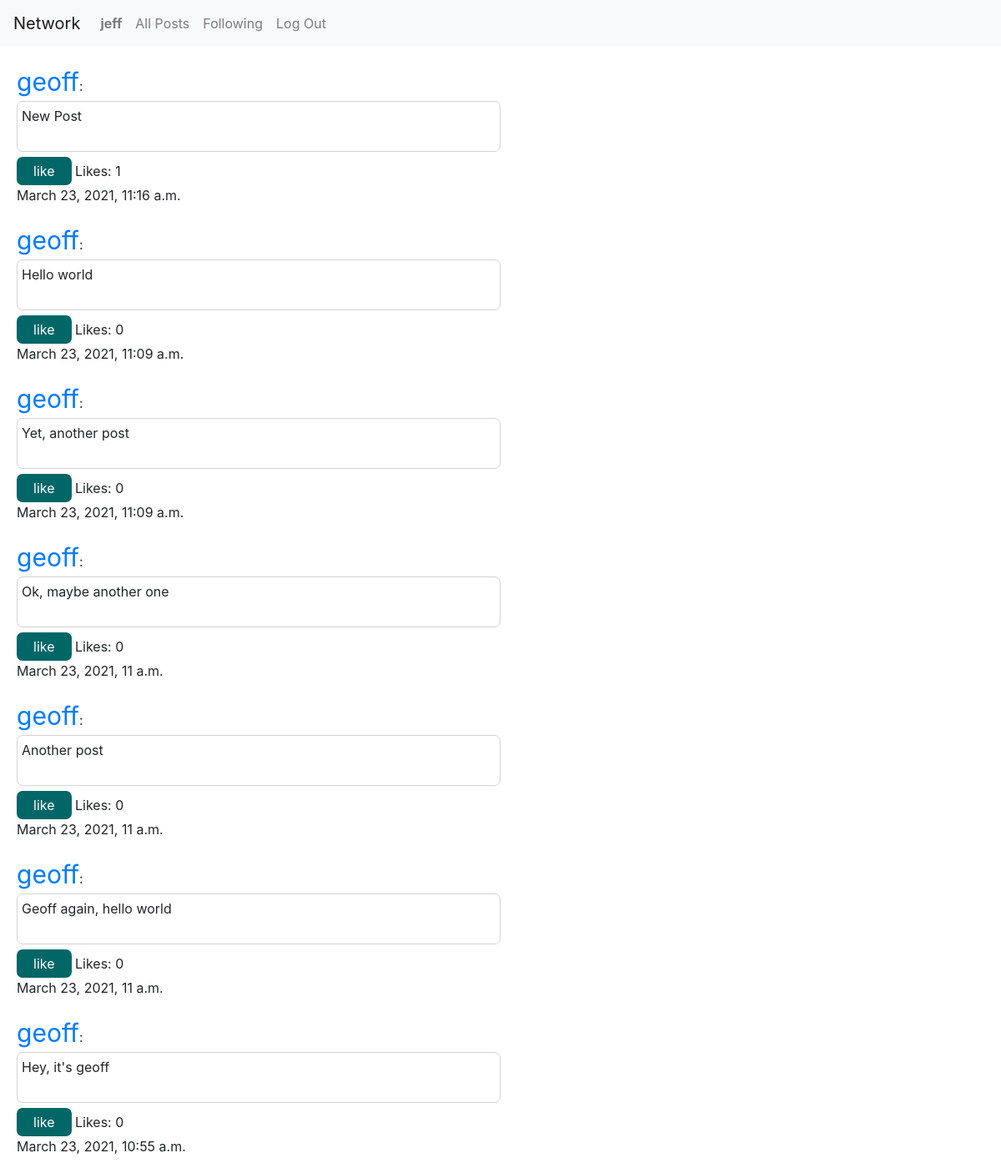
Page /following (signed in) on the committed database.
### network/models.py (models this page shows, shortened)
class User(AbstractUser):
    pass

class Post(models.Model):
    text = models.CharField(max_length=200)
    author = models.ForeignKey(User, on_delete=models.CASCADE)
    timestamp = models.DateTimeField(auto_now_add=True)
    likes = models.IntegerField(default=0)

class Follower(models.Model):
     followee = models.ForeignKey(User, on_delete=models.CASCADE)
     followers = models.ManyToManyField(User, blank=True, related_name="friends", null=True)

### network/views.py (the view)
# urls.py: path("following", views.following_view, name="following"),
@login_required
def following_view(request):
    follower = request.user
    followees = Follower.objects.filter(followers = follower)
    posts=[]
    all_posts = Post.objects.all().order_by('-timestamp')
    for post in all_posts:
        for followee in followees:
            if post.author == followee.followee:
                posts.append(post)
    p = Paginator(posts, 10)
    page_number = request.GET.get('page')
    page_obj = p.get_page(page_number)
    if request.user.is_authenticated:
        user=request.user
        likes = Like.objects.filter(user=user)
        likelist=[]
        for post in posts:
            if Like.objects.filter(user=user, likes=post):
                likelist.append(post)
    return render(request, "network/following.html", {
        "posts": posts, "page_obj": page_obj, "likes": likes, "likelist": likelist,"followees": followees
    })

### network/templates/network/following.html (shortened to what this page needs)
{% extends "network/layout.html" %}
{% load static %}
{% block body %}
{% for post in page_obj %}
<!-- {% for followee in followees %}
    {% if post.author == followee.followee %} -->
    <div style="display: block; margin: 20px">
        <a  class="author" href="{% url 'profile' post.author_id %}">{{ post.author }}</a>:
        <div id="{{ post.id }}">
            <div>
                <div class="text">
                    {{ post.text }}
                </div>
            </div>
        {% if user.is_authenticated %}
            {% if post in likelist %}
                <button id="like-{{ post.id }}" class="like" onclick="like(this)">unlike</button>
                {% else %}
                <button id="like-{{ post.id }}" class="like" onclick="like(this)">like</button>
                {% endif %}
            {% endif %}
            Likes: <div id="like-count-{{ post.id }}" style="display: inline">{{ post.likes }}</div>
            <div>
                {{ post.timestamp }}
            </div>
        </div>
    </div>
    <!-- {% endif %}
    {% endfor %} -->
{% endfor %}
{% endblock %}

### network/templates/network/layout.html (shortened to what this page needs)
{% load static %}
<!DOCTYPE html>
<html lang="en">
    <head>
        <link rel="stylesheet" href="https://stackpath.bootstrapcdn.com/bootstrap/4.4.1/css/bootstrap.min.css">
        <link href="{% static 'network/styles.css' %}" rel="stylesheet">
    </head>
    <body>
        <nav class="navbar navbar-expand-lg navbar-light bg-light">
            <a class="navbar-brand" href="#">Network</a>
            <div>
              <ul class="navbar-nav mr-auto">
                {% if user.is_authenticated %}
                    <li class="nav-item">
                        <a class="nav-link" href="#"><strong>{{ user.username }}</strong></a>
                    </li>
                {% endif %}
                <li class="nav-item">
                  <a class="nav-link" href="{% url 'index' %}" id="all_posts">All Posts</a>
                </li>
                {% if user.is_authenticated %}
                    <li class="nav-item">
                        <a class="nav-link" href="{% url 'following' %}">Following</a>
                    </li>
                    <li class="nav-item">
                        <a class="nav-link" href="{% url 'logout' %}">Log Out</a>
                    </li>
                {% endif %}
              </ul>
            </div>
          </nav>
        <div class="body">
            {% block body %}
            {% endblock %}
        </div>
    </body>
</html>

### network/static/network/styles.css (style rules this page uses)
button { margin-top: 6px; background-color: #006666; border: none; color: white; padding: 5px 20px; text-align: center; text-decoration: none; display: inline; font-size: 16px; border-radius: 7px; }
.text { padding-left: 5px; padding-top: 5px; padding-bottom: 30px; border: 1px solid lightgrey; border-radius: 7px; width: 50%; }
.author { font-size: 30px; }

### rows in the picture
User: username "jeff"
Post: author "geoff", text "New Post", likes "1", timestamp "March 23, 2021, 11:16 a.m."
Post: author "geoff", text "Hello world", likes "0", timestamp "March 23, 2021, 11:09 a.m."
Post: author "geoff", text "Yet, another post", likes "0", timestamp "March 23, 2021, 11:09 a.m."
Post: author "geoff", text "Ok, maybe another one", likes "0", timestamp "March 23, 2021, 11 a.m."
Post: author "geoff", text "Another post", likes "0", timestamp "March 23, 2021, 11 a.m."
Post: author "geoff", text "Geoff again, hello world", likes "0", timestamp "March 23, 2021, 11 a.m."
Post: author "geoff", text "Hey, it's geoff", likes "0", timestamp "March 23, 2021, 10:55 a.m."
